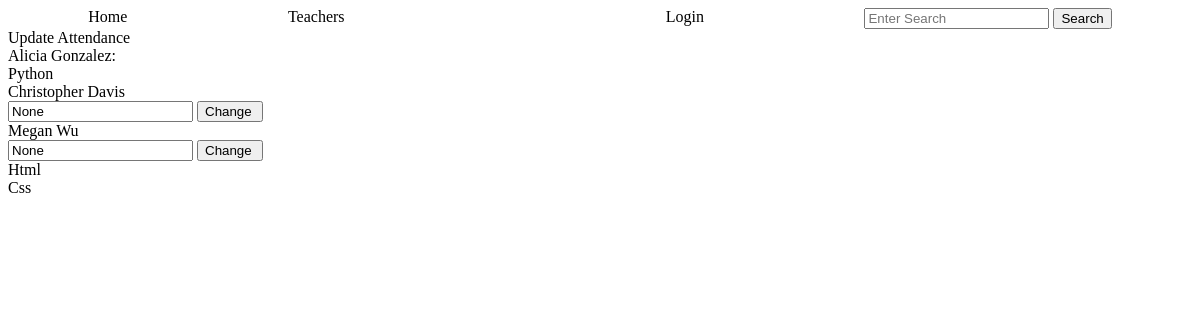
/teacher/2, run on an earlier commit of the app's database.
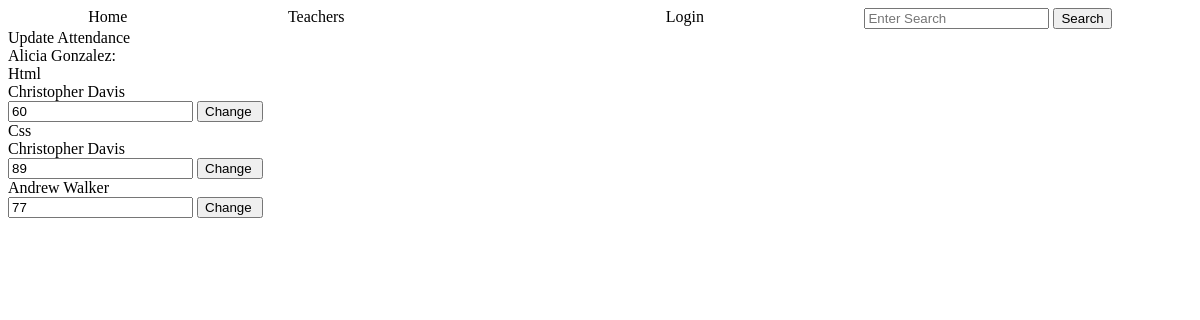
And on a later commit of the database.
### tables this page shows
CREATE TABLE teachers (
        id INTEGER PRIMARY KEY,
        name TEXT NOT NULL,
        email TEXT NOT NULL UNIQUE,
        phone TEXT
        );

CREATE TABLE courses (
        id INTEGER PRIMARY KEY,
        name TEXT NOT NULL,
        description TEXT,
        teacher_id TEXT NOT NULL,
        start TEXT,
        day TEXT,
        time TEXT, 
        FOREIGN KEY (teacher_id) REFERENCES teachers (id)
        );

CREATE TABLE students (
        id INTEGER PRIMARY KEY,
        name TEXT NOT NULL,
        email TEXT NOT NULL UNIQUE,
        phone TEXT
        );

### app.py (the view)
@app.route('/teacher/<teacher_id>',  methods=['GET', 'POST'])
def teacher_info_a(teacher_id):
    log=check_log()
    admin_dict=chek_admin()
    if request.method=='POST':
        new_grade=request.form['new_grade']
        student_id=request.form['student_id']
        course_id=request.form['course_id']
        crud.change_grade(new_grade, student_id, course_id)
    teacher=crud.read_if('*',"teachers","id", teacher_id)
    teacher_object=create_students_objects(teacher)
    teacher_courses=crud.read_if('*', 'courses', 'teacher_id', teacher_id)
    teacher_course_object=create_courses_objects(teacher_courses)
    students_courses=[]
    for course in teacher_course_object:
        students=[]
        students_info=crud.read_if('student_id, grade', 'students_courses', 'course_id', course.tid )
        students.append(course.name)
        for s in students_info:
             student=namedtuple('C_S', [ 'student_id','student_name','course_id','grade'])
             student.student_id=s[0]
             student.student_name=crud.student_name(s[0])
             student.course_id=course.tid
             student.grade=s[1]
             students.append(student)
        students_courses.append(students)
    return render_template('teachers.html', log=log, admin_dict=admin_dict, teacher=teacher_object, teacher_courses=teacher_course_object, students_courses=students_courses)

### app.py (called while the page is built)
def check_log():
    log_result={}
    if "name" in session:
        link='/logout'
        log='Logout'
        log_result['link']=link
        log_result['log']=log
        return log_result
    else:
        link='/login'
        log='Login'
        log_result['link']=link
        log_result['log']=log
        return log_result

def chek_admin():
    if "role" in session:
        if session['role']=='admin':
            admin_dict={}
            admin_dict['id']=session['id']
            admin_dict['link']=f"/administrator/{session['id']}"
            admin_dict['word']='Administrator'
            return admin_dict
        else:
            admin_dict=''
            return admin_dict

### crud.py (called while the page is built)
def read_if(column, table, value, condition):
    return query(f"SELECT {column} FROM {table} WHERE {value}='{condition}'")

def student_name(student_id):
    name=read_if('name', 'students', 'id', student_id)
    name=name[0][0]
    return name

### functions.py (called while the page is built)
def create_students_objects(students: list):
    students_objects=[classes.Student(student[0], student[1], student[2], student[3]) for student in students]
    return students_objects

### templates/teachers.html (shortened to what this page needs)
{% extends "base.html" %}
{% block content %}
<div class="link"><a  href="/attendance">Update Attendance</a></div>
<div class="update_grage">
    <div>{% for t in teacher %}
        {{t.name}}:
        {% endfor %}
    </div>
    {% for course in students_courses %}
        <div>{{course[0]}}</div>
        {% for student in course[1:] %}
            <div>{{student.student_name}}</div>
            <form action="" method="post">
                <input type="text" name="new_grade" value="{{student.grade}}">
                <input type="submit" value="Change ">
            </form>
        {% endfor %}
    {% endfor %}
</div>
{% endblock %}

What changed in the data, as far as the page shows it:
removed courses: name "Python", {{ student.student_name }} "Christopher Davis", new_grade "None" "None"
no longer on this page (row edited): students: student_name "Megan Wu"
now on this page (row unchanged): students: student_name "Andrew Walker"
Also different on the page:
new list line: "Christopher Davis"
new list line: "60 Change"
new list line: "89 Change"
new list line: "77 Change"
